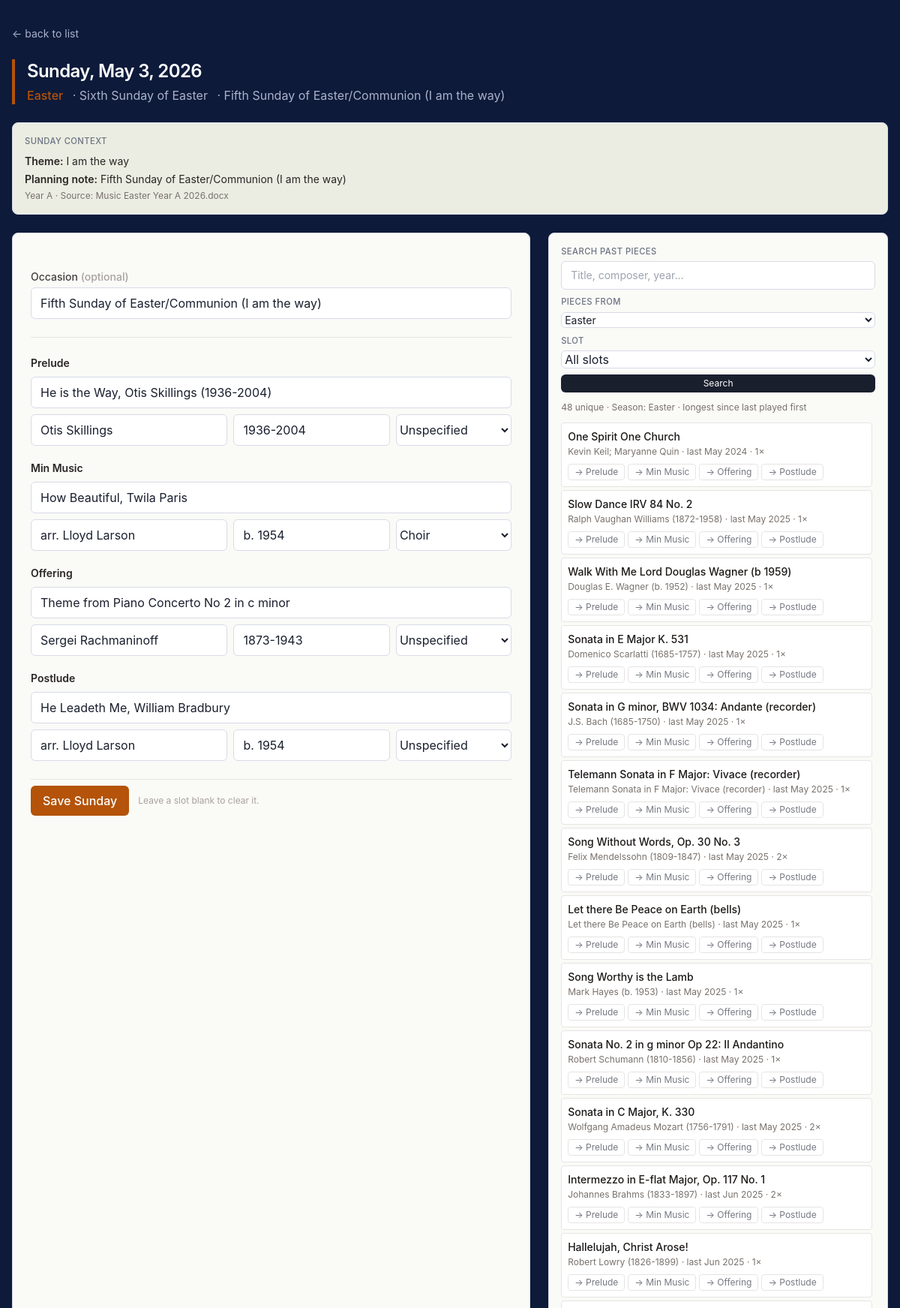
Page /plan/2026-05-03 on the committed database.
### tables this page shows
CREATE TABLE pieces (
            id INTEGER PRIMARY KEY AUTOINCREMENT,
            season TEXT, lectionary_year TEXT, calendar_year INTEGER,
            date TEXT, occasion TEXT, slot TEXT, performer TEXT,
            chosen_by TEXT, title TEXT, composer TEXT, composer_dates TEXT,
            hymn_no TEXT, flag TEXT, source_file TEXT,
            status TEXT DEFAULT 'played'
        , library_only INTEGER DEFAULT 0);

### music_picker/routes.py (the view, shortened to what this page needs)
@bp.route('/plan/<iso>', methods=['GET', 'POST'])
def plan(iso):
    try:
        y, m, d = [int(x) for x in iso.split('-')]
        the_date = date_class(y, m, d)
    except (ValueError, TypeError):
        abort(404)
    date_str, year = iso_to_db_parts(iso)
    form_season = season_for_date(the_date)
    rows = get_db().execute("SELECT * FROM pieces WHERE calendar_year=? AND date=?", (year, date_str)).fetchall()
    slot_data = {s: {'title': '', 'composer': '', 'composer_dates': '', 'performer': 'Unspecified'} for s in SLOTS}
    hymns = []
    occasion = ''
    for r in rows:
        if is_library(r):
            continue
        if r['slot'] == 'Hymn':
            hymns.append({'title': r['title'], 'hymn_no': r['hymn_no']})
        elif r['slot'] in SLOTS and r['chosen_by'] == 'Michael':
            slot_data[r['slot']] = {'title': r['title'], 'composer': r['composer'],
                                    'composer_dates': r['composer_dates'], 'performer': r['performer'] or 'Unspecified'}
        if r['occasion'] and not occasion:
            occasion = r['occasion']
    filter_season_raw = request.args.get('filter_season')
    if filter_season_raw is None:
        filter_season = form_season
    elif filter_season_raw == '__all__':
        filter_season = ''
    else:
        filter_season = filter_season_raw
    filter_slot = request.args.get('filter_slot', '')
    search_q = request.args.get('q', '').strip()
    show_all = request.args.get('all_past') == '1'
    limit = None if show_all else 25
    past_pieces, past_total = get_past_pieces_for_season(
        filter_season if filter_season else None,
        search_q=search_q,
        limit=limit,
        slot=filter_slot,
    )
    past_truncated = (not show_all) and past_total > 25
    liturgical = liturgical_name(the_date)
    sunday_theme = get_theme_for_date(the_date, liturgical_name=liturgical, season=form_season)
    return render_template('plan.html', iso=iso, display_date=the_date.strftime('%A, %B %-d, %Y'),
        slot_data=slot_data, slot_names=SLOTS, hymns=hymns, occasion=occasion, form_season=form_season,
        seasons=SEASONS, performers=PERFORMERS, filter_season=filter_season,
        filter_slot=filter_slot, search_q=search_q,
        past_pieces=past_pieces, past_total=past_total, past_truncated=past_truncated,
        season_palette=season_palette, liturgical=liturgical, sunday_theme=sunday_theme)

### music_picker/calendar_utils.py (called while the page is built)
def to_sortable_date(r):
    year = r['calendar_year'] or 0
    mon_str, _, day_str = (r['date'] or '').partition(' ')
    return (year, MONTHS.get(mon_str, 0), int(day_str) if day_str.isdigit() else 0)

def format_last_played(t):
    year, month, _ = t
    if not year:
        return ''
    return f"{['','Jan','Feb','Mar','Apr','May','Jun','Jul','Aug','Sep','Oct','Nov','Dec'][month]} {year}"

def iso_to_db_parts(iso):
    y, m, d = iso.split('-')
    return f'{MONTHS_REV[int(m)]} {int(d):02d}', int(y)

### music_picker/constants.py (called while the page is built)
def season_palette(season):
    return SEASON_COLORS.get(season, SEASON_COLORS['Pentecost'])

### music_picker/db.py (called while the page is built)
def get_db():
    if 'db' not in g:
        g.db = sqlite3.connect(current_app.config['DB_PATH'])
        g.db.row_factory = sqlite3.Row
    return g.db

### music_picker/liturgy.py (called while the page is built)
def _advent_sunday_1(year):
    christmas = date_class(year, 12, 25)
    days_back = (christmas.weekday() + 1) % 7 or 7
    fourth_advent = christmas - timedelta(days=days_back)
    return fourth_advent - timedelta(days=21)

def _epiphany_sunday(year):
    jan6 = date_class(year, 1, 6)
    wd = jan6.weekday()
    if wd == 6:
        return jan6
    return jan6 + timedelta(days=(6 - wd))

### music_picker/services.py (called while the page is built)
def is_library(r):
    try:
        return bool(r['library_only'])
    except (KeyError, IndexError):
        return False

def get_past_pieces_for_season(season, search_q='', limit=None, slot=''):
    return get_repertoire_results(
        search_q=search_q,
        season=season or '',
        slot=slot or '',
        limit=limit,
    )

### music_picker/themes.py (called while the page is built)
def _advent_1(year: int) -> date_class:
    christmas = date_class(year, 12, 25)
    days_back = (christmas.weekday() + 1) % 7 or 7
    fourth_advent = christmas - timedelta(days=days_back)
    return fourth_advent - timedelta(days=21)

def _lectionary_year(d: date_class) -> str:
    cycle_year = d.year if d >= _advent_1(d.year) else d.year - 1
    return {0: "A", 1: "B", 2: "C"}[cycle_year % 3]

def _source_label(row: dict) -> str:
    source = row.get("source_docx") or row.get("source_zip") or ""
    if "/" in source:
        return source.rsplit("/", 1)[-1]
    return source

def _clean_piece(text: str) -> str:
    text = (text or "").strip()
    text = text.strip(" |-/–—")
    text = re.sub(r"\s+", " ", text)
    return text

def _best_theme(row: dict) -> str:
    explicit = _clean_piece(row.get("theme") or "")
    if explicit and not _is_junk_theme(explicit):
        return explicit
    note = row.get("planning_note") or row.get("heading_text") or ""
    return _theme_from_note(note)

### music_picker/templates/plan.html (shortened to what this page needs)
<!doctype html>
<html lang="en">
<head>
  <script src="https://cdn.tailwindcss.com"></script>
</head>
<body>
<div class="max-w-7xl mx-auto px-4 py-8">
  <a href="/" class="text-on-dark-muted hover:text-on-dark text-sm mb-6 inline-block">← back to list</a>
  {% set p = season_palette(form_season) %}
  <header class="mb-6 pl-4" style="border-left: 4px solid {{ p.accent }};">
    <h1 class="text-2xl font-semibold tracking-tight text-on-dark">{{ display_date }}</h1>
    <p class="mt-1">
      <span class="font-medium" style="color: {{ p.accent }};">{{ p.label }}</span>
      {% if liturgical %}<span class="ml-2 text-on-dark-muted">· {{ liturgical }}</span>{% endif %}
      {% if occasion %}<span class="ml-2 text-on-dark-muted">· {{ occasion }}</span>{% endif %}
    </p>
  </header>
  {% if sunday_theme %}
  <section class="card mb-6 p-4" style="background: var(--bg-card-subtle);">
    <h2 class="label-tiny mb-2">Sunday context</h2>
    <div class="text-sm text-stone-800 space-y-1">
      {% if sunday_theme.theme %}
      <p><span class="font-semibold">Theme:</span> {{ sunday_theme.theme }}</p>
      {% endif %}
      {% if sunday_theme.planning_note and sunday_theme.planning_note != sunday_theme.theme %}
      <p><span class="font-semibold">Planning note:</span> {{ sunday_theme.planning_note }}</p>
      {% endif %}
      <p class="text-xs text-stone-500">
        {% if sunday_theme.lectionary_year %}Year {{ sunday_theme.lectionary_year }}{% endif %}
        {% if sunday_theme.source %}{% if sunday_theme.lectionary_year %} · {% endif %}Source: {{ sunday_theme.source }}{% endif %}
      </p>
    </div>
  </section>
  {% endif %}
  <div class="grid grid-cols-1 lg:grid-cols-5 gap-6">
    <form method="post" class="card lg:col-span-3 space-y-6 p-6">
      <div>
        <label class="block text-sm font-medium text-stone-700 mb-1">Occasion <span class="text-stone-400">(optional)</span></label>
        <input type="text" name="occasion" value="{{ occasion or '' }}" class="w-full">
      </div>
      <div class="border-t border-stone-200 pt-6 space-y-5">
        {% for slot in slot_names %}
        <div>
          <label class="block text-sm font-semibold text-stone-800 mb-2">{{ slot }}</label>
          <div class="space-y-2">
            <input type="text" id="title_{{ slot }}" name="title_{{ slot }}" value="{{ slot_data[slot].title or '' }}" placeholder="Title" class="w-full">
            <div class="grid grid-cols-12 gap-2">
              <input type="text" id="composer_{{ slot }}" name="composer_{{ slot }}" value="{{ slot_data[slot].composer or '' }}" placeholder="Composer" class="col-span-5">
              <input type="text" id="composer_dates_{{ slot }}" name="composer_dates_{{ slot }}" value="{{ slot_data[slot].composer_dates or '' }}" placeholder="Dates, e.g. 1685-1750" class="col-span-4">
              <select name="performer_{{ slot }}" class="col-span-3">
                {% for pf in performers %}<option value="{{ pf }}" {% if pf == slot_data[slot].performer %}selected{% endif %}>{{ pf }}</option>{% endfor %}
              </select>
            </div>
          </div>
        </div>
        {% endfor %}
      </div>
      <div class="pt-2 border-t border-stone-200 flex items-center gap-3">
        <button type="submit" class="btn-primary">Save Sunday</button>
        <p class="text-xs text-stone-400">Leave a slot blank to clear it.</p>
      </div>
    </form>
    <aside class="lg:col-span-2">
      <div class="lg:sticky lg:top-4 card p-4">
        <form id="sidebar-form" method="get" class="mb-3 space-y-2">
          <div>
            <label class="label-tiny block mb-1">Search past pieces</label>
            <input type="text" name="q" value="{{ search_q or '' }}" placeholder="Title, composer, year…" class="text-sm w-full">
          </div>
          <div>
            <label class="label-tiny block mb-1">Pieces from</label>
            <select name="filter_season" class="text-sm w-full">
              {% for s in seasons %}<option value="{{ s }}" {% if s == filter_season %}selected{% endif %}>{{ s }}</option>{% endfor %}
            </select>
          </div>
          <div>
            <label class="label-tiny block mb-1">Slot</label>
            <select name="filter_slot" class="w-full">
              <option value="">All slots</option>
            </select>
          </div>
          <div class="flex gap-2">
            <button type="submit" class="btn-dark flex-1 text-xs py-1">Search</button>
          </div>
        </form>
        <p id="sidebar-count" class="text-xs text-stone-500 mb-3">
          {{ past_total }} unique
          {% if filter_season %} · Season: {{ filter_season }}{% else %} · All seasons{% endif %}
          · longest since last played first
        </p>
        <div id="past-list" class="space-y-1 max-h-[70vh] overflow-y-auto pr-1">
          {% for p in past_pieces %}
          <div class="text-sm border border-stone-200 rounded p-2 group" style="background: #fff;" data-title="{{ p.title }}" data-composer="{{ p.composer }}" data-dates="{{ p.composer_dates }}">
            <div class="font-medium text-stone-900">
              {{ p.title }}
            </div>
            <div class="text-xs text-stone-500 mt-0.5">
  {{ p.composer or '—' }}{% if p.composer_dates %} ({{ p.composer_dates }}){% endif %}
  · {% if p.library %}<span class="italic">never played</span>
    {% elif p.scheduled_only %}<span class="italic" style="color: var(--accent-action);">scheduled for {{ p.next_scheduled_str }}</span>
    {% else %}last {{ p.last_played_str or 'unknown' }} · {{ p.times }}×
    {% endif %}
</div>
            <div class="flex flex-wrap gap-1 mt-2 opacity-60 group-hover:opacity-100 transition">
              {% for slot in slot_names %}
                <button type="button" class="fill-btn text-xs px-2 py-0.5 rounded border border-stone-300 hover:border-amber-400 hover:text-amber-800" data-target="{{ slot }}">→ {{ slot }}</button>
              {% endfor %}
            </div>
          </div>
          {% endfor %}
        </div>
      </div>
    </aside>
  </div>
</div>
</body>
</html>

### music_picker/templates/plan.html (style rules this page uses)
:root { --bg-page: #0d1a3a; --bg-page-edge: #081f62; --bg-card: #fafaf7; --bg-card-hover: #f3f4ed; --bg-card-subtle: #ebede2; --border-card: #d8dbe8; --text-on-dark: #fefefe; --text-on-dark-muted: #aab2cc; --text-primary: #1a1f2e; --text-secondary: #4b5563; --text-muted: #6b7280; --text-faint: #9ca3af; --accent-action: #b45309; --accent-action-hover: #92400e; --accent-action-soft-bg: #fef3c7; --season-advent: #7c3aed; --season-advent-bg: #f5f3ff; --season-epiphany: #0891b2; --season-epiphany-bg: #ecfeff; --season-lent: #6b21a8; --season-lent-bg: #faf5ff; --season-easter: #b45309; --season-easter-bg: #fef3c7; --season-pentecost:#15803d; --season-pentecost-bg:#f0fdf4; --library-fg: #92400e; --library-bg: #fef3c7; --library-border: #fde68a; --notice-success-bg: #d1fae5; --notice-success-fg: #065f46; --notice-success-border: #6ee7b7; --notice-warn-bg: #fef3c7; --notice-warn-fg: #78350f; --notice-warn-border: #fcd34d; --danger-fg: #b91c1c; --danger-bg: #fee2e2; --danger-border: #fca5a5; }
body { font-family: -apple-system, BlinkMacSystemFont, 'Segoe UI', sans-serif; background: var(--bg-page); color: var(--text-primary); min-height: 100vh; }
.card { background: var(--bg-card); border: 1px solid var(--border-card); border-radius: 0.5rem; }
.text-on-dark { color: var(--text-on-dark); }
.text-on-dark-muted { color: var(--text-on-dark-muted); }
.btn-primary { background: var(--accent-action); color: var(--text-on-dark); padding: 0.5rem 1rem; border-radius: 0.375rem; font-weight: 500; display: inline-block; transition: background 0.15s; }
.btn-dark { background: var(--text-primary); color: var(--text-on-dark); padding: 0.5rem 1rem; border-radius: 0.375rem; display: inline-block; }
input[type="text"], input[type="number"], select, textarea { background: #fff; border: 1px solid var(--border-card); color: var(--text-primary); border-radius: 0.375rem; padding: 0.5rem 0.75rem; }
.label-tiny { font-size: 0.7rem; font-weight: 500; color: var(--text-muted); text-transform: uppercase; letter-spacing: 0.04em; }

### rows in the picture
pieces: occasion "Fifth Sunday of Easter/Communion (I am the way)", title "He is the Way, Otis Skillings (1936-2004)", composer "Otis Skillings", composer_dates "1936-2004", performer "Unspecified"
pieces: title "How Beautiful, Twila Paris", composer "arr. Lloyd Larson", composer_dates "b. 1954", performer "Choir"
pieces: title "Theme from Piano Concerto No 2 in c minor", composer "Sergei Rachmaninoff", composer_dates "1873-1943", performer "Unspecified"
pieces: title "He Leadeth Me, William Bradbury", composer "arr. Lloyd Larson", composer_dates "b. 1954", performer "Unspecified"
pieces: title "One Spirit One Church", composer "Kevin Keil; Maryanne Quin", last_played_str "May 2024", times "1", slot_names "Prelude" "Min Music" "Offering" "Postlude"
pieces: title "Slow Dance IRV 84 No. 2", composer "Ralph Vaughan Williams", composer_dates "1872-1958", last_played_str "May 2025", times "1", slot_names "Prelude" "Min Music" "Offering" "Postlude"
pieces: title "Walk With Me Lord Douglas Wagner (b 1959)", composer "Douglas E. Wagner", composer_dates "b. 1952", last_played_str "May 2025", times "1", slot_names "Prelude" "Min Music" "Offering" "Postlude"
pieces: title "Sonata in E Major K. 531", composer "Domenico Scarlatti", composer_dates "1685-1757", last_played_str "May 2025", times "1", slot_names "Prelude" "Min Music" "Offering" "Postlude"
pieces: title "Sonata in G minor, BWV 1034: Andante (recorder)", composer "J.S. Bach", composer_dates "1685-1750", last_played_str "May 2025", times "1", slot_names "Prelude" "Min Music" "Offering" "Postlude"
pieces: title "Telemann Sonata in F Major: Vivace (recorder)", composer "Telemann Sonata in F Major: Vivace (recorder)", last_played_str "May 2025", times "1", slot_names "Prelude" "Min Music" "Offering" "Postlude"
pieces: title "Song Without Words, Op. 30 No. 3"
pieces: composer "Felix Mendelssohn", composer_dates "1809-1847"
pieces: title "Let there Be Peace on Earth (bells)", composer "Let there Be Peace on Earth (bells)", last_played_str "May 2025", times "1", slot_names "Prelude" "Min Music" "Offering" "Postlude"
pieces: title "Song Worthy is the Lamb", composer "Mark Hayes", composer_dates "b. 1953", last_played_str "May 2025", times "1", slot_names "Prelude" "Min Music" "Offering" "Postlude"
pieces: title "Sonata No. 2 in g minor Op 22: II Andantino", composer "Robert Schumann", composer_dates "1810-1856", last_played_str "May 2025", times "1", slot_names "Prelude" "Min Music" "Offering" "Postlude"
pieces: title "Sonata in C Major, K. 330"
pieces: composer "Wolfgang Amadeus Mozart", composer_dates "1756-1791"
pieces: title "Intermezzo in E-flat Major, Op. 117 No. 1"
pieces: composer "Johannes Brahms", composer_dates "1833-1897"
pieces: title "Hallelujah, Christ Arose!", composer "Robert Lowry", composer_dates "1826-1899", last_played_str "Jun 2025", times "1", slot_names "Prelude" "Min Music" "Offering" "Postlude"

### other values in the picture
{{ display_date }} "Sunday, May 3, 2026"
{{ p.label }} "Easter"
{{ liturgical }} "Sixth Sunday of Easter"
{{ sunday_theme.theme }} "I am the way"
{{ sunday_theme.planning_note }} "Fifth Sunday of Easter/Communion (I am the way)"
{{ sunday_theme.lectionary_year }} "A"
{{ sunday_theme.source }} "Music Easter Year A 2026.docx"
{{ slot }} "Prelude" "Min Music" "Offering" "Postlude"
{{ past_total }} "48"
{{ filter_season }} "Easter"
{{ p.last_played_str or 'unknown' }} "May 2025" "May 2025" "Jun 2025"
{{ p.times }} "2" "2" "2"
{{ slot }} "Prelude" "Min Music" "Offering" "Postlude" "Prelude" "Min Music" "Offering" "Postlude" "Prelude" "Min Music" "Offering" "Postlude"
form field filter_season "Easter"
